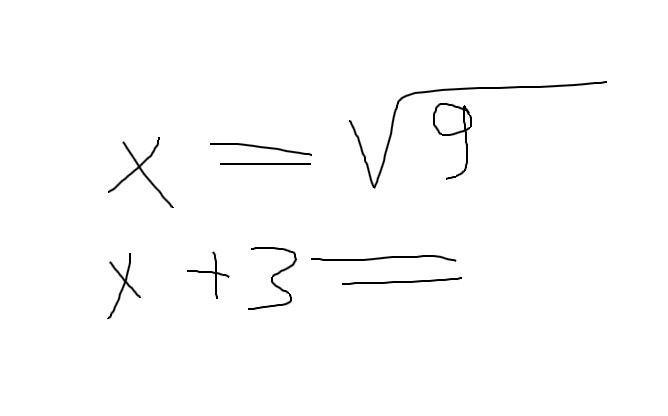
#> input picture backend/actual_model/six.jpg, 668 x 416 px
$ python -i utils.py   (imports and definitions only)
#> lines starting #> are read from the running program, lines starting #| are printed output that depends on the picture; after the words box and inside, x2 and y2 are one past the last pixel; in counts of white or black regions, pixels touching at a corner belong together
#> further down, picture is the input picture: shape (416, 668, 3); min 0, max 255, mean 252.1
import cv2


def transform_image(image):
    gray = cv2.cvtColor(image, cv2.COLOR_BGR2GRAY)

    # Apply Gaussian blur to smooth the image
    blurred = cv2.GaussianBlur(gray, (5, 5), 0)

    # Apply adaptive threshold to binarize the image
    image = cv2.adaptiveThreshold(
        blurred, 255, cv2.ADAPTIVE_THRESH_GAUSSIAN_C,
        cv2.THRESH_BINARY_INV, 11, 2
    )
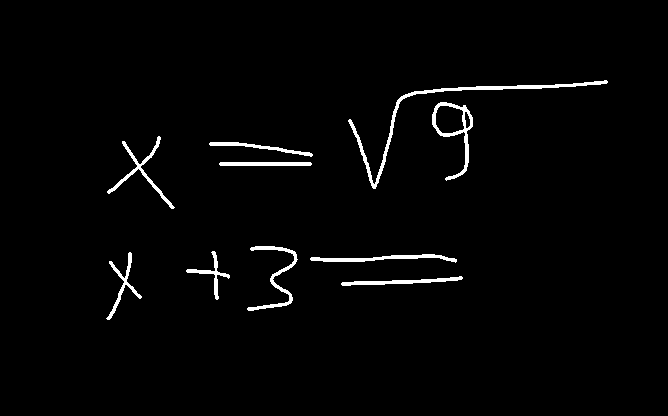
#> image: shape (416, 668); 2% white; 10 white regions, largest, box (x1, y1, x2, y2) and area: (348, 80, 608, 189) 1273, (432, 102, 473, 181) 654, (247, 246, 298, 311) 562

    return image


# [43 lines left out: functions is_contour_in_box, sort_dict_by_y_with_x_threshold, not called in this run]

>>> import cv2
>>> picture = cv2.imread('six.jpg')
>>> result = transform_image(picture)
